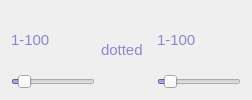
                         <widget class="QWidget" name="thirtysecond_prime_bar" native="true">
                          <layout class="QHBoxLayout" name="thirtysecond_weight_bar">
                           <item>
                            <layout class="QVBoxLayout" name="verticalLayout_45">
                             <item>
                              <widget class="QLabel" name="thirtysecond_prime_display">
                               <property name="font">
                                <font>
                                 <pointsize>11</pointsize>
                                </font>
                               </property>
                               <property name="styleSheet">
                                <string notr="true">QLabel {
	color:rgb(137, 137, 206)
	
}</string>
                               </property>
                               <property name="text">
                                <string>1-100</string>
                               </property>
                              </widget>
                             </item>
                             <item>
                              <widget class="QSlider" name="thirtysecond_prime_slider">
                               <property name="styleSheet">
                                <string notr="true">QSlider {
	selection-background-color: rgb(137, 137, 206);
}</string>
                               </property>
                               <property name="minimum">
                                <number>0</number>
                               </property>
                               <property name="maximum">
                                <number>100</number>
                               </property>
                               <property name="pageStep">
                                <number>5</number>
                               </property>
                               <property name="value">
                                <number>9</number>
                               </property>
                               <property name="orientation">
                                <enum>Qt::Horizontal</enum>
                               </property>
                              </widget>
                             </item>
                            </layout>
                           </item>
                           <item>
                            <widget class="QLabel" name="dotted_11">
                             <property name="sizePolicy">
                              <sizepolicy hsizetype="Fixed" vsizetype="Fixed">
                               <horstretch>0</horstretch>
                               <verstretch>0</verstretch>
                              </sizepolicy>
                             </property>
                             <property name="minimumSize">
                              <size>
                               <width>50</width>
                               <height>50</height>
                              </size>
                             </property>
                             <property name="maximumSize">
                              <size>
                               <width>50</width>
                               <height>50</height>
                              </size>
                             </property>
                             <property name="font">
                              <font>
                               <pointsize>11</pointsize>
                              </font>
                             </property>
                             <property name="styleSheet">
                              <string notr="true">QLabel {
	color:rgb(137, 137, 206)
	
}</string>
                             </property>
                             <property name="text">
                              <string>dotted</string>
                             </property>
                             <property name="scaledContents">
                              <bool>true</bool>
                             </property>
                             <property name="wordWrap">
                              <bool>true</bool>
                             </property>
                            </widget>
                           </item>
                           <item>
                            <layout class="QVBoxLayout" name="verticalLayout_46">
                             <item>
                              <widget class="QLabel" name="dthirtysecond_prime_display">
                               <property name="font">
                                <font>
                                 <pointsize>11</pointsize>
                                </font>
                               </property>
                               <property name="styleSheet">
                                <string notr="true">QLabel {
	color:rgb(137, 137, 206)
	
}</string>
                               </property>
                               <property name="text">
                                <string>1-100</string>
                               </property>
                              </widget>
                             </item>
                             <item>
                              <widget class="QSlider" name="dthirtysecond_prime_slider">
                               <property name="styleSheet">
                                <string notr="true">QSlider {
	selection-background-color: rgb(137, 137, 206);
}</string>
                               </property>
                               <property name="minimum">
                                <number>0</number>
                               </property>
                               <property name="maximum">
                                <number>100</number>
                               </property>
                               <property name="pageStep">
                                <number>5</number>
                               </property>
                               <property name="value">
                                <number>9</number>
                               </property>
                               <property name="orientation">
                                <enum>Qt::Horizontal</enum>
                               </property>
                              </widget>
                             </item>
                            </layout>
                           </item>
                          </layout>
                         </widget>
